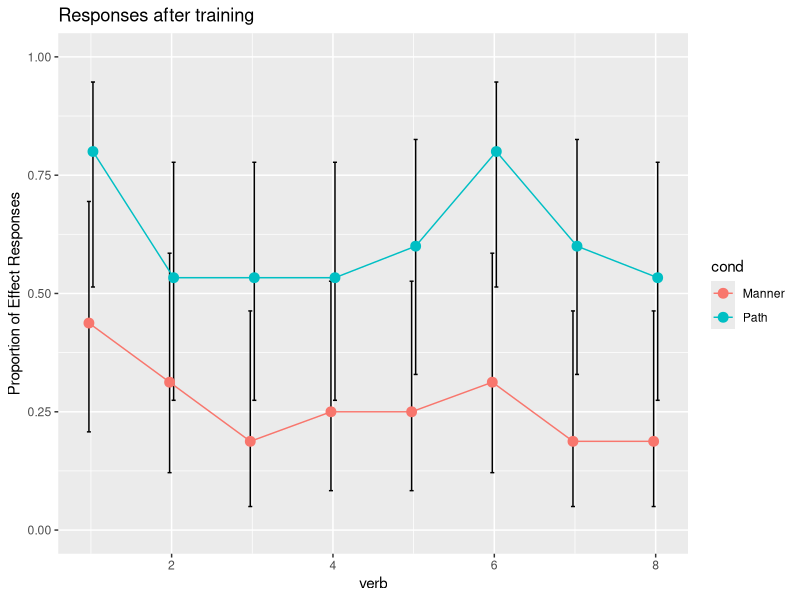
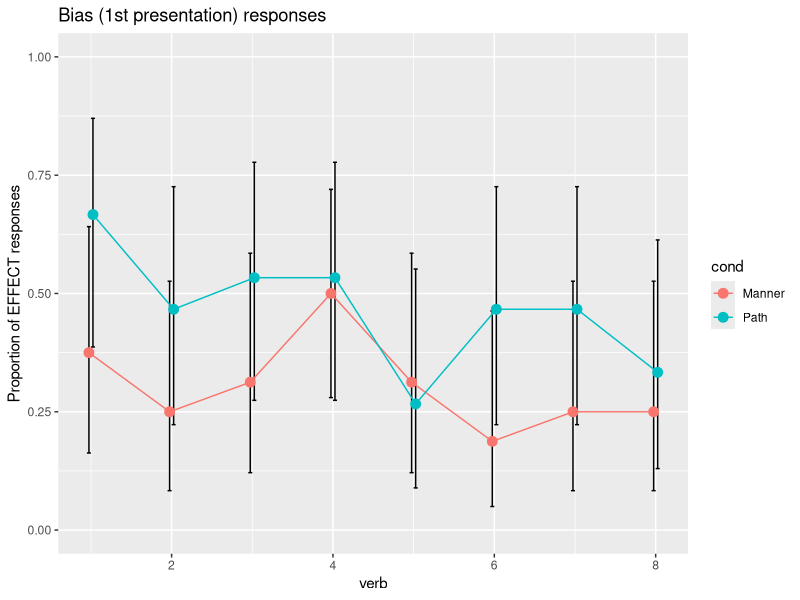

Write the R code that produced these figures, in order. (Note: this script raises an error after producing the figures.)
#set path
setwd("/Users/mekline/Dropbox/_Projects/PrimingMannerPath/MannerPathPriming/Analysis/")

#load libraries
library(ggplot2)

#CLear history!!!
rm(list=ls())

#load data
data = read.csv('all.csv', sep = ",", header = T)
doExtension = 0

#Drop participants
data <- data[!is.na(data$INCDECISION),]
data <- data[data$INCDECISION == 1,]
length(unique(data$SUBNUM))

#new variables
data$pathTEST[data$TEST == 'PATHBIAS'] = 1
data$pathTEST[data$TEST == 'MANNERBIAS'] = 0
data$pathBIAS[data$BIAS == 'PATHBIAS'] = 1
data$pathBIAS[data$BIAS == 'MANNERBIAS'] = 0
if (doExtension){
  data$pathEXT[data$EXT == 'PATHBIAS'] = 1
  data$pathEXT[data$EXT == 'MANNERBIAS'] = 0
}



dim(data)
#Remove NA levels (really elsewhere we should document what happened to those lines!)
data <- data[!is.na(data$EXPERIMENT), ]
data <- data[!is.na(data$TRIAL), ]
if (doExtension){
  data <- data[!is.na(data$EXT),]
}else{
  data <- data
}

dim(data)
# #Debugging the binomial testing
# for (cond in unique(data$EXPERIMENT))
# {
#   for (trial in unique(data$TRIAL))
#   {
#     n = length(data[data$EXPERIMENT == cond & data$TRIAL == trial,]$pathEXT)
#     x = sum(data[data$EXPERIMENT == cond & data$TRIAL == trial,]$pathEXT, na.rm=TRUE)
#     test = prop.test(x, n, conf.level=0.95)
#     #plotData$intLower[plotData$cond == cond & plotData$verb == trial] = test$conf.int[1]
#     #plotData$intUpper[plotData$cond == cond & plotData$verb == trial]  = test$conf.int[2]
#     print('set')
#     print(x)
#     print(n)
#     print(test$conf.int[1])
#     print(test$conf.int[2])
#   }
# }

#Rename conds for prettiness
if (!doExtension) {
  data$xEXPERIMENT[data$EXPERIMENT == 'MannerOfMotionCondition'] <- "Manner"
  data$xEXPERIMENT[data$EXPERIMENT == 'PathCondition'] <- "Path"
  data$EXPERIMENT <- data$xEXPERIMENT
}


makePlot = function(ydata, ylab, title="")
{
    #aggregate data to get mean per trial per condition
    plotData = aggregate(x = list(pathmean = ydata), by = list( cond = data$EXPERIMENT, verb = data$TRIAL), FUN = mean)
    
    #get the binomial conf.intervals per condition per trial
    for (cond in unique(data$EXPERIMENT))
    {
      for (trial in unique(data$TRIAL))
      {
        n = length(ydata[data$EXPERIMENT == cond & data$TRIAL == trial])
        x = sum(ydata[data$EXPERIMENT == cond & data$TRIAL == trial])
        test = prop.test(x, n, conf.level=0.95)
        plotData$intLower[plotData$cond == cond & plotData$verb == trial] = test$conf.int[1]
        plotData$intUpper[plotData$cond == cond & plotData$verb == trial]  = test$conf.int[2]
      #print(test$conf.int[1])
      #print(test$conf.int[2])
      #print(n)
      #print(x)
      }
    }
    print(plotData)
    #make a plot with ggplot
    pd <- position_dodge(0.1)
    
    ggplot(plotData, aes(x=verb, y=pathmean, colour=cond, group=cond, ymax = 1)) + 
      geom_errorbar(aes(ymin=intLower, ymax=intUpper), colour="black", width=.1, position=pd) +
      geom_line(position=pd) +
      ylab(ylab) +
      geom_point(position=pd, size=3) +
      coord_cartesian(ylim=c(0,1)) +
      ggtitle(title)
      #scale_colour_manual(values = c("green","red"),
                          #name="",
                          #labels=c("Manner", "Path")) +
}

makePlot(data$pathTEST, "Proportion of Effect Responses", "Responses after training")
makePlot(data$pathBIAS, 'Proportion of EFFECT responses', 'Bias (1st presentation) responses')
if (doExtension) {
makePlot(data$pathEXT, 'Proportion of PATH responses', 'Bias responses - new domain')
}

#Now let's make some bar graphs too!
makeBar = function(ydata, ylab, title="")
{
  plotData = NULL
  #Aggregate mean/condition
  plotData = aggregate(x = list(pathmean = ydata), by = list( cond = data$EXPERIMENT), FUN = mean)
  #get the binomial conf.intervals per condition per trial
  for (cond in unique(data$EXPERIMENT))
  {
    n = length(ydata[data$EXPERIMENT == cond])
    x = sum(ydata[data$EXPERIMENT == cond])
    test = prop.test(x, n, conf.level=0.95)
    
    plotData$intLower[plotData$cond == cond] = test$conf.int[1]
    plotData$intUpper[plotData$cond == cond] = test$conf.int[2]
    
    
  }
  ggplot(plotData, aes(x=cond, y=pathmean, fill=cond)) + 
    geom_bar(stat="identity") +
    geom_errorbar(aes(ymin=intLower, ymax=intUpper), colour="black", width=.1) +
    coord_cartesian(ylim=c(0,1))+
    ylab(ylab)+
    xlab('')+
    theme(legend.position="none")+
    ggtitle(title)
}


if (doExtension){
  makeBar(data$pathTEST, 'Proportion of EFFECT responses')
  ggsave('AE_test.png', width=4, height=4)
  makeBar(data$pathBIAS, 'Proportion of EFFECT responses')
  ggsave('AE_bias.png', width=4, height=4)
  makeBar(data$pathEXT, 'Proportion of PATH responses')
  ggsave('AE_ext.png', width=4, height=4)
} else{
  makeBar(data$pathTEST, 'Proportion of PATH responses')
  ggsave('MP_test.png', width=4, height=4)
  makeBar(data$pathBIAS, 'Proportion of PATH responses')
  ggsave('MP_bias.png', width=4, height=4)
}


#Now let's do some stats!

#REMOVE TRIAL 1 of pathBIAS - they haven't seen any training and 
#we thus expect no differences in bias between randomly assigned conditions!
data[data$TRIAL == 1,]$pathBIAS <- NA

#How many participants are in this set?
length(unique(data$SUBNUM))
library(lme4)
model_eff <- NULL
model_noeff <- NULL
#Simplest model: Does EXPERIMENT matter?
model_eff <- lmer(pathBIAS ~ EXPERIMENT  + (1|SUBNUM), data=data, family="binomial")
model_noeff <- lmer(pathBIAS ~ 1  + (1|SUBNUM), data=data, family="binomial")
anova(model_eff, model_noeff)

model_eff <- lmer(pathEXT ~ EXPERIMENT  + (1|SUBNUM), data=data, family="binomial")
model_noeff <- lmer(pathEXT ~ 1  + (1|SUBNUM), data=data, family="binomial")
anova(model_eff, model_noeff)

#
#Do exp and trial interact? That is, is the different between exp different later in the exp? Do they diverge? Yes!
#
model_inter <- NULL
model_nointer <- NULL
model_tonly <- NULL
model_inter <- lmer(pathBIAS ~ EXPERIMENT*TRIAL  + (1|SUBNUM), data=data, family="binomial")
model_nointer <- lmer(pathBIAS ~ EXPERIMENT + TRIAL  + (1|SUBNUM), data=data, family="binomial")
#And considering just the experiment assignment & not time, is there a main effect of experiment? Yes
model_tonly <- lmer(pathBIAS ~ TRIAL  + (1|SUBNUM), data=data, family="binomial")

anova(model_inter, model_nointer)
anova(model_nointer, model_tonly)

anova(model_inter, model_tonly)
